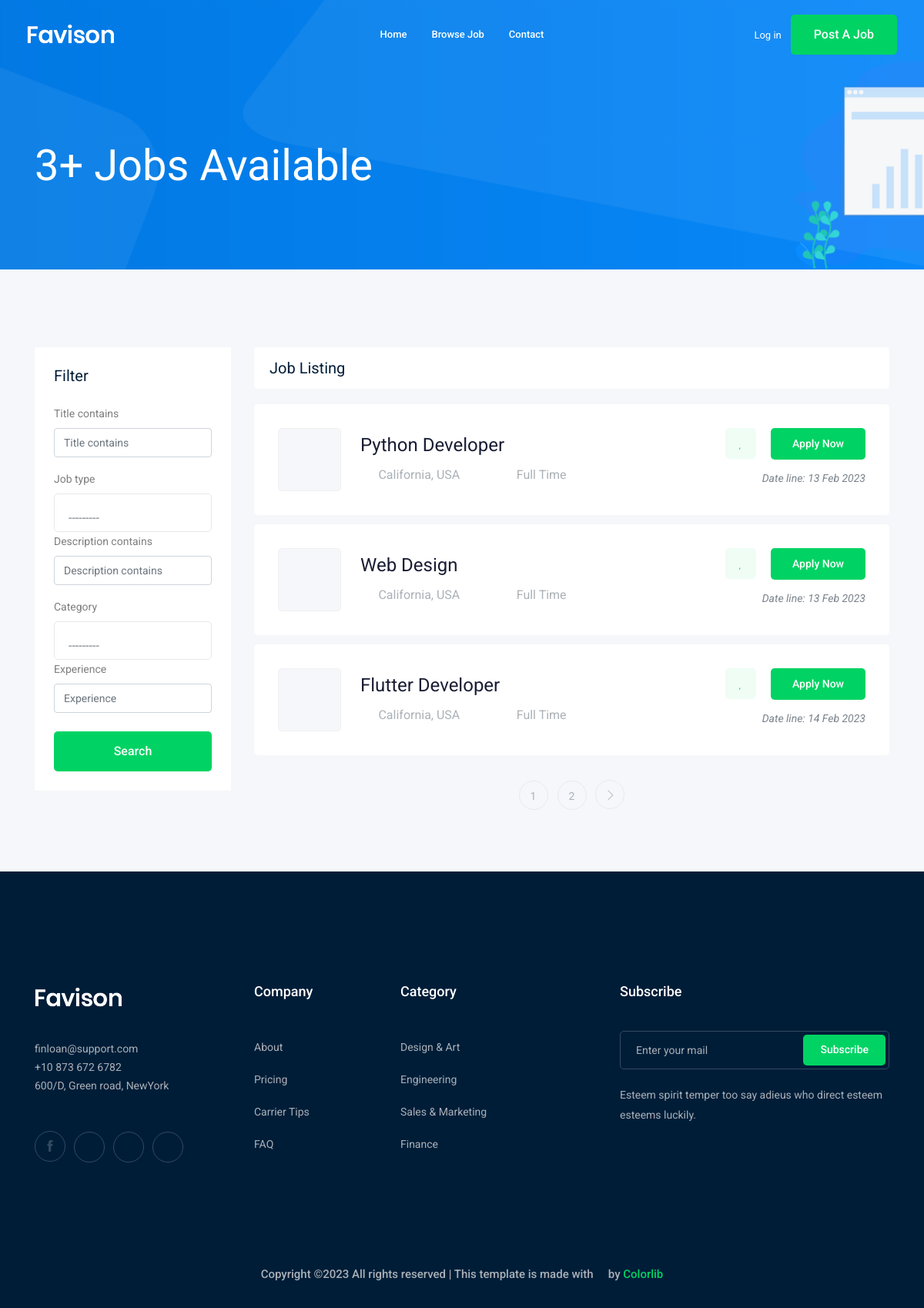
The app's page /jobs/, older data.
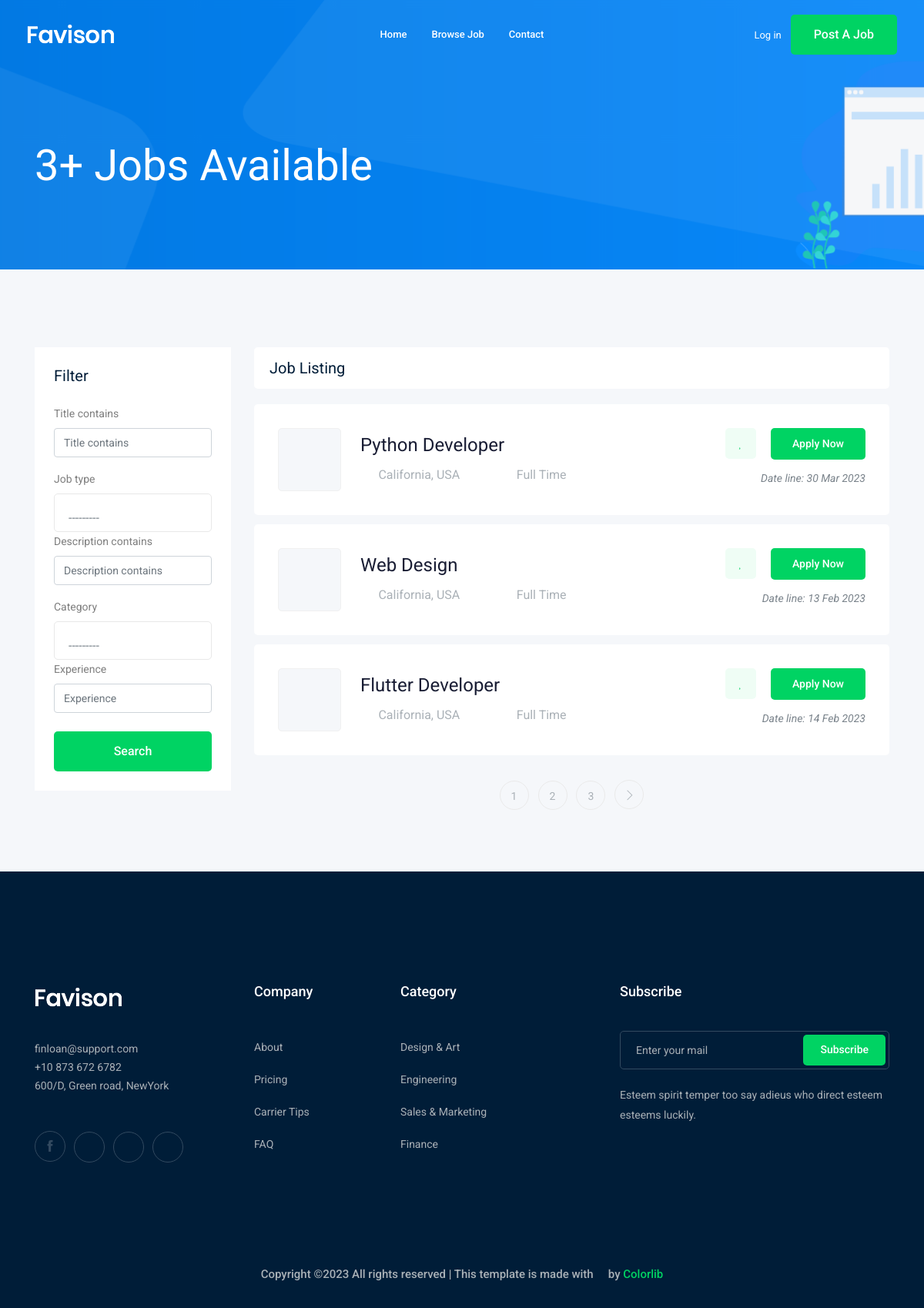
The same page, newer data.
### job/models.py (models this page shows, shortened)
class Job(models.Model):    # Table
    owner = models.ForeignKey(User, related_name='job_owner', on_delete=models.CASCADE)
    title = models.CharField(max_length=100)    # Column
    job_type = models.CharField(max_length=15, choices=job_type)
    description = models.TextField(max_length=1000)
    published_at = models.DateTimeField(auto_now=True)
    vacancy = models.IntegerField(default=1)
    salary = models.IntegerField(default=0)
    category = models.ForeignKey('Category', on_delete=models.CASCADE)
    experience = models.IntegerField(default=1)
    image = models.ImageField(upload_to=image_upload)
    slug = models.SlugField(blank=True, null=True)

### job/views.py (the view)
# urls.py: path('', views.job_list, name='job_list'),
def job_list(request):
    job_list = Job.objects.all()
    myfilter = JobFilter(request.GET, queryset=job_list)
    job_list = myfilter.qs
    paginator = Paginator(job_list, 3) # Show 25 contacts per page.
    page_number = request.GET.get('page')
    page_obj = paginator.get_page(page_number)
    context={"jobs": page_obj, "myfilter": myfilter}
    return render(request, "job/job_list.html", context)

### job/models.py (called while the page is built)
    def __str__(self):
        return self.name

### job/templates/job/job_list.html (shortened to what the changed rows need)
{% extends 'base.html' %}
{% load bootstrap4 %}
{% block body %}
    <div class="job_listing_area plus_padding">
        <div class="container">
            <div class="row">
                <div class="col-lg-9">
                    <div class="job_lists m-0">
                        <div class="row">
                            {% for job in jobs %}
                                <div class="col-lg-12 col-md-12">
                                    <div class="single_jobs white-bg d-flex justify-content-between">
                                        <div class="jobs_left d-flex align-items-center">
                                            <div class="thumb">
                                            </div>
                                            <div class="jobs_conetent">
                                                <a href="{% url 'jobs:job_detail' job.slug %}"><h4>{{ job.title }}</h4></a>
                                                <div class="links_locat d-flex align-items-center">
                                                    <div class="location">
                                                        <p> <i class="fa fa-map-marker"></i> California, USA</p>
                                                    </div>
                                                    <div class="location">
                                                        <p> <i class="fa fa-clock-o"></i> {{ job.job_type }}</p>
                                                    </div>
                                                </div>
                                            </div>
                                        </div>
                                        <div class="jobs_right">
                                            <div class="apply_now">
                                                <a class="heart_mark" href="#"> <i class="fa fa-heart"></i> </a>
                                                <a href="{% url 'jobs:job_detail' job.slug %}" class="boxed-btn3">Apply Now</a>
                                            </div>
                                            <div class="date">
                                                <p>Date line: {{ job.published_at|date:"d M Y" }}</p>
                                            </div>
                                        </div>
                                    </div>
                                </div>
                            {% endfor %}
                        </div>
                        {% if jobs.has_other_pages %}
                            <div class="row">
                                <div class="col-lg-12">
                                    <div class="pagination_wrap">
                                        <ul>
                                            {% for i in jobs.paginator.page_range %}
                                                <li><a href="?page={{i}}"><span>{{ i }}</span></a></li>
                                            {% endfor %}
                                        </ul>
                                    </div>
                                </div>
                            </div>
                        {% endif %}
                    </div>
                </div>
            </div>
        </div>
    </div>
{% endblock body %}

Row changes from the older to the newer data that the page shows:
changed Job "Python Developer": published_at "13 Feb 2023" → "30 Mar 2023"
Text that changed along with them:
new list line: "3"
